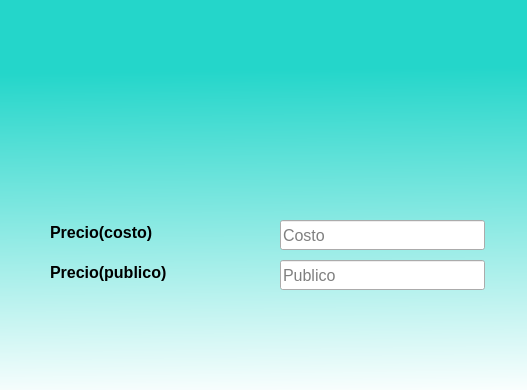
<?xml version="1.0" encoding="UTF-8"?>
<ui version="4.0">
 <class>CreateProduct</class>
 <widget class="QWidget" name="CreateProduct">
  <property name="geometry">
   <rect>
    <x>0</x>
    <y>0</y>
    <width>527</width>
    <height>390</height>
   </rect>
  </property>
  <property name="windowTitle">
   <string>Form</string>
  </property>
  <widget class="QLabel" name="label_6">
   <property name="geometry">
    <rect>
     <x>0</x>
     <y>0</y>
     <width>531</width>
     <height>401</height>
    </rect>
   </property>
   <property name="styleSheet">
    <string notr="true">background-color: qlineargradient(spread:pad, x1:0.512, y1:0, x2:0.532, y2:1, stop:0.174129 rgba(36, 214, 202), stop:1 rgba(255, 255, 255, 255));</string>
   </property>
   <property name="text">
    <string/>
   </property>
  </widget>
  <widget class="QLabel" name="label_7">
   <property name="geometry">
    <rect>
     <x>50</x>
     <y>260</y>
     <width>181</width>
     <height>24</height>
    </rect>
   </property>
   <property name="font">
    <font>
     <pointsize>12</pointsize>
     <weight>75</weight>
     <bold>true</bold>
    </font>
   </property>
   <property name="text">
    <string>Precio(publico)</string>
   </property>
  </widget>
  <widget class="QLabel" name="label_8">
   <property name="geometry">
    <rect>
     <x>50</x>
     <y>220</y>
     <width>141</width>
     <height>24</height>
    </rect>
   </property>
   <property name="font">
    <font>
     <pointsize>12</pointsize>
     <weight>75</weight>
     <bold>true</bold>
    </font>
   </property>
   <property name="text">
    <string>Precio(costo)</string>
   </property>
  </widget>
  <widget class="QLineEdit" name="input_precio_costo">
   <property name="geometry">
    <rect>
     <x>280</x>
     <y>220</y>
     <width>205</width>
     <height>30</height>
    </rect>
   </property>
   <property name="font">
    <font>
     <pointsize>12</pointsize>
    </font>
   </property>
   <property name="placeholderText">
    <string>Costo</string>
   </property>
  </widget>
  <widget class="QLineEdit" name="input_precio_publico">
   <property name="geometry">
    <rect>
     <x>280</x>
     <y>260</y>
     <width>205</width>
     <height>30</height>
    </rect>
   </property>
   <property name="font">
    <font>
     <pointsize>12</pointsize>
    </font>
   </property>
   <property name="placeholderText">
    <string>Publico</string>
   </property>
  </widget>
  <widget class="QLabel" name="label_2">
   <property name="geometry">
    <rect>
     <x>51</x>
     <y>68</y>
     <width>76</width>
     <height>24</height>
    </rect>
   </property>
   <property name="font">
    <font>
     <pointsize>12</pointsize>
     <weight>75</weight>
     <bold>true</bold>
    </font>
   </property>
   <property name="text">
    <string>Codigo:</string>
   </property>
  </widget>
  <widget class="QLineEdit" name="input_cod">
   <property name="geometry">
    <rect>
     <x>280</x>
     <y>68</y>
     <width>205</width>
     <height>30</height>
    </rect>
   </property>
   <property name="font">
    <font>
     <pointsize>12</pointsize>
    </font>
   </property>
   <property name="placeholderText">
    <string>codigo</string>
   </property>
  </widget>
  <widget class="QLabel" name="label">
   <property name="geometry">
    <rect>
     <x>50</x>
     <y>10</y>
     <width>364</width>
     <height>40</height>
    </rect>
   </property>
   <property name="font">
    <font>
     <pointsize>20</pointsize>
     <weight>75</weight>
     <bold>true</bold>
    </font>
   </property>
   <property name="text">
    <string>Crear Nuevo Producto</string>
   </property>
  </widget>
  <widget class="QLabel" name="label_3">
   <property name="geometry">
    <rect>
     <x>51</x>
     <y>105</y>
     <width>151</width>
     <height>24</height>
    </rect>
   </property>
   <property name="font">
    <font>
     <pointsize>12</pointsize>
     <weight>75</weight>
     <bold>true</bold>
    </font>
   </property>
   <property name="text">
    <string>Describcion :</string>
   </property>
  </widget>
  <widget class="QLineEdit" name="input_name">
   <property name="geometry">
    <rect>
     <x>280</x>
     <y>105</y>
     <width>205</width>
     <height>30</height>
    </rect>
   </property>
   <property name="font">
    <font>
     <pointsize>12</pointsize>
    </font>
   </property>
   <property name="placeholderText">
    <string>nombre</string>
   </property>
  </widget>
  <widget class="QLabel" name="label_4">
   <property name="geometry">
    <rect>
     <x>51</x>
     <y>142</y>
     <width>221</width>
     <height>24</height>
    </rect>
   </property>
   <property name="font">
    <font>
     <pointsize>12</pointsize>
     <weight>75</weight>
     <bold>true</bold>
    </font>
   </property>
   <property name="text">
    <string>CODMEDIDAINV: </string>
   </property>
  </widget>
  <widget class="QLineEdit" name="input_price">
   <property name="geometry">
    <rect>
     <x>280</x>
     <y>142</y>
     <width>205</width>
     <height>30</height>
    </rect>
   </property>
   <property name="font">
    <font>
     <pointsize>12</pointsize>
    </font>
   </property>
   <property name="placeholderText">
    <string>precio</string>
   </property>
  </widget>
  <widget class="QLabel" name="label_5">
   <property name="geometry">
    <rect>
     <x>51</x>
     <y>179</y>
     <width>141</width>
     <height>24</height>
    </rect>
   </property>
   <property name="font">
    <font>
     <pointsize>12</pointsize>
     <weight>75</weight>
     <bold>true</bold>
    </font>
   </property>
   <property name="text">
    <string>Existencias: </string>
   </property>
  </widget>
  <widget class="QLineEdit" name="input_category">
   <property name="geometry">
    <rect>
     <x>280</x>
     <y>179</y>
     <width>205</width>
     <height>30</height>
    </rect>
   </property>
   <property name="font">
    <font>
     <pointsize>12</pointsize>
    </font>
   </property>
   <property name="placeholderText">
    <string>categoria</string>
   </property>
  </widget>
  <widget class="QPushButton" name="btn_create">
   <property name="geometry">
    <rect>
     <x>200</x>
     <y>340</y>
     <width>93</width>
     <height>33</height>
    </rect>
   </property>
   <property name="font">
    <font>
     <pointsize>12</pointsize>
     <weight>75</weight>
     <bold>true</bold>
    </font>
   </property>
   <property name="cursor">
    <cursorShape>PointingHandCursor</cursorShape>
   </property>
   <property name="text">
    <string>Crear</string>
   </property>
  </widget>
  <zorder>label_6</zorder>
  <zorder>layoutWidget</zorder>
  <zorder>label_7</zorder>
  <zorder>label_8</zorder>
  <zorder>input_precio_costo</zorder>
  <zorder>input_precio_publico</zorder>
 </widget>
 <resources/>
 <connections/>
</ui>
